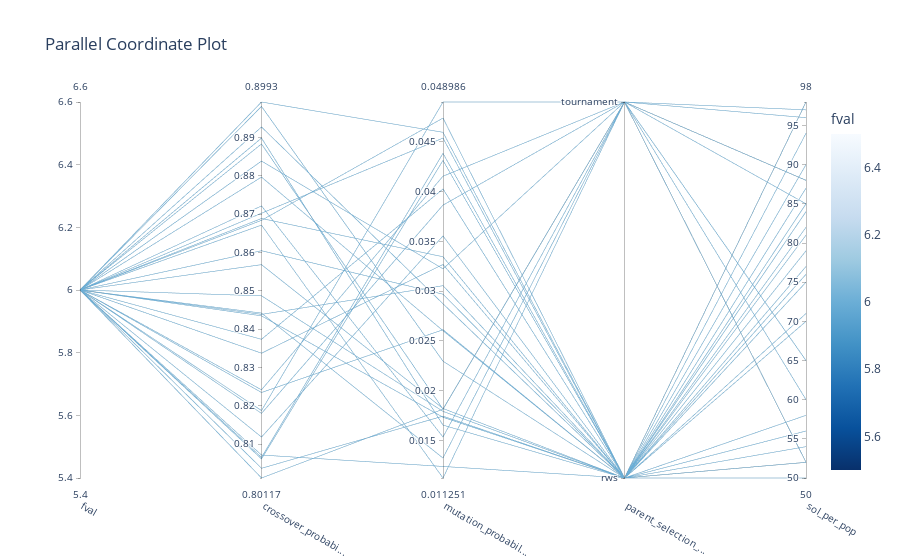

This figure's notebook cell:
### Code cell
optuna.visualization.plot_parallel_coordinate(study,target=lambda t: t.values[1], target_name="fval")

### Figure 1 — Plotly figure (JSON) as saved in the notebook; plotly's stock layout.template omitted (floating-point values rounded to 4 significant figures)
{"data": [{"dimensions": [{"label": "fval", "range": [6, 6], "values": [6, 6, 6, 6, 6, 6, 6, 6, 6, 6, 6, 6, 6, 6, 6, 6, 6, 6, 6, 6, 6, 6, 6, 6, 6, 6, 6, 6, 6, 6]}, {"label": "crossover_probabi...", "range": [0.8012, 0.8993], "values": [0.8689, 0.8012, 0.8928, 0.8684, 0.8884, 0.8568, 0.8374, 0.818, 0.8435, 0.8119, 0.8899, 0.8188, 0.8605, 0.8439, 0.8235, 0.8797, 0.8242, 0.8442, 0.8062, 0.8337, 0.8672, 0.8993, 0.8037, 0.8072, 0.8839, 0.8487, 0.8703, 0.8981, 0.8722, 0.8065]}, {"label": "mutation_probabil...", "range": [0.01125, 0.04899], "values": [0.03345, 0.01815, 0.02873, 0.04737, 0.01817, 0.01822, 0.04026, 0.03864, 0.01735, 0.03554, 0.01656, 0.04899, 0.0297, 0.03055, 0.02613, 0.02603, 0.04154, 0.01325, 0.04313, 0.03268, 0.01125, 0.04594, 0.01746, 0.01241, 0.03225, 0.01794, 0.04536, 0.02298, 0.01536, 0.04383]}, {"label": "parent_selection_...", "range": [0, 1], "ticktext": ["rws", "tournament"], "tickvals": [0, 1], "values": [0, 1, 0, 0, 1, 0, 0, 1, 0, 0, 0, 1, 0, 0, 0, 0, 1, 1, 0, 0, 1, 0, 0, 0, 1, 0, 0, 0, 1, 0]}, {"label": "sol_per_pop", "range": [50, 98], "values": [84, 88, 81, 54, 88, 56, 58, 52, 76, 90, 77, 96, 98, 52, 94, 52, 97, 85, 50, 85, 52, 70, 98, 82, 60, 79, 75, 71, 65, 87]}], "labelangle": 30, "labelside": "bottom", "line": {"color": [6, 6, 6, 6, 6, 6, 6, 6, 6, 6, 6, 6, 6, 6, 6, 6, 6, 6, 6, 6, 6, 6, 6, 6, 6, 6, 6, 6, 6, 6], "colorbar": {"title": {"text": "fval"}}, "colorscale": [[0, "rgb(247,251,255)"], [0.125, "rgb(222,235,247)"], [0.25, "rgb(198,219,239)"], [0.375, "rgb(158,202,225)"], [0.5, "rgb(107,174,214)"], [0.625, "rgb(66,146,198)"], [0.75, "rgb(33,113,181)"], [0.875, "rgb(8,81,156)"], [1, "rgb(8,48,107)"]], "reversescale": true, "showscale": true}, "type": "parcoords"}], "layout": {"title": {"text": "Parallel Coordinate Plot"}}}
